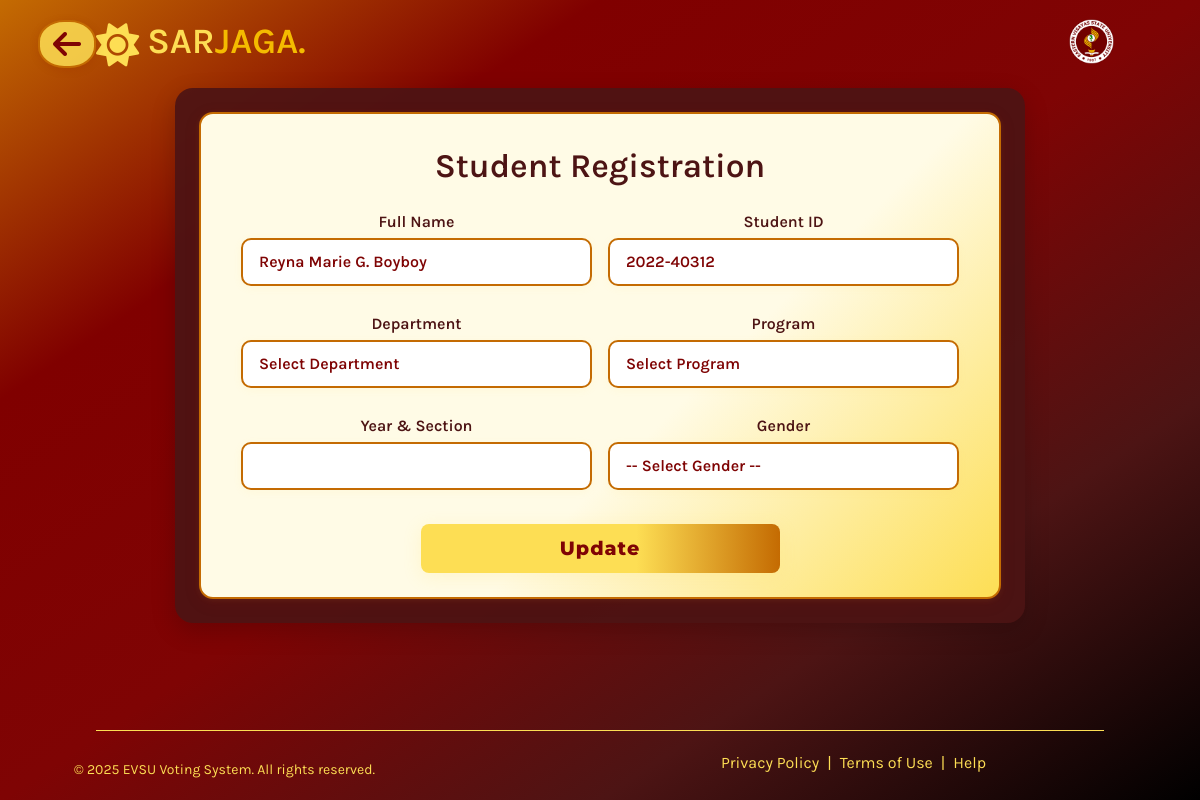
Page /register.php?id=4 on the earlier database version.
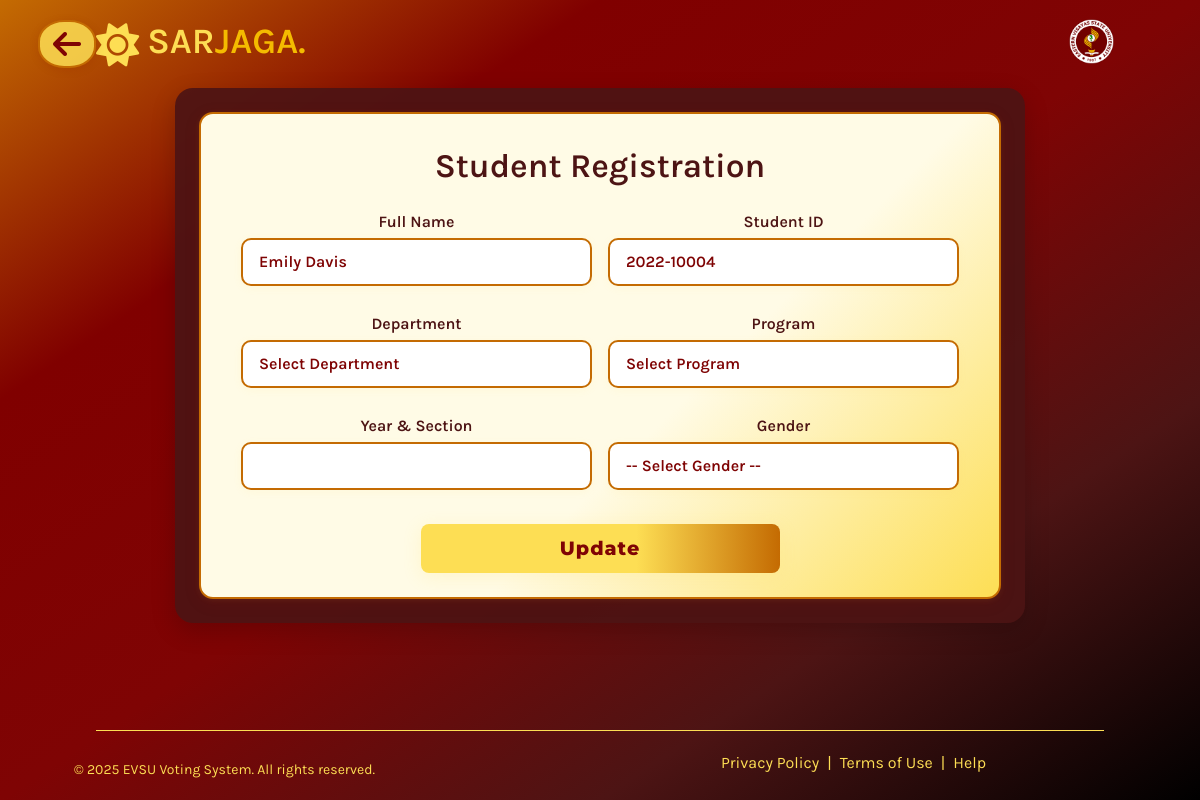
Same page on the later database version.
### tables this page shows
CREATE TABLE `students_registration` (
  `id` int(11) NOT NULL,
  `fullname` varchar(255) NOT NULL,
  `student_id` varchar(15) NOT NULL,
  `department` varchar(255) DEFAULT NULL,
  `program` varchar(255) DEFAULT NULL,
  `qr_code_path` varchar(255) NOT NULL,
  `gender` enum('Male','Female') NOT NULL,
  `section` varchar(50) NOT NULL,
  `created_at` timestamp NOT NULL DEFAULT current_timestamp()
);

### register.php (the view, shortened to what this page needs)
<?php
include 'db.php';
$fullname = "";
$student_id = "";
$update_mode = false;
$section = "";
if (isset($_GET['id'])) {
    $id = $_GET['id'];
    $update_mode = true;
    $sql = "SELECT fullname, student_id, qr_code_path FROM students_registration WHERE id = $id";
    $result = $conn->query($sql);
    $row = $result->fetch_assoc();
    $fullname = $row['fullname'];
    $student_id = $row['student_id'];
}
?>
<!DOCTYPE html>
<html lang="en">
<head>
    <link href="https://cdn.jsdelivr.net/npm/bootstrap@5.3.0-alpha3/dist/css/bootstrap.min.css" rel="stylesheet">
    <link rel="stylesheet" href="https://cdnjs.cloudflare.com/ajax/libs/font-awesome/6.5.0/css/all.min.css">
</head>
<body>
<a href="Homepage.html" class="back-icon entrance-animate" title="Back to Homepage">
    <i class="fas fa-arrow-left"></i>
</a>
<header class="entrance-animate">
  <nav>
    <div class="logo">
      <a href="Homepage.html"><i class="fas fa-sun" style="margin-right: 8px;"></i>SAR<span>JAGA.</span></a>
    </div>
    <ul>
        <li class="evsu-logo-nav">
            <a href="#">
            <img src="Images/EvsuLogo.png" alt="EVSU Logo">
            </a>
        </li>
    </ul>
  </nav>
</header>
<div class="flex-container entrance-animate">
    <div class="main-container">
        <div class="form-section">
            <h2 class="mb-4 text-center">Student Registration</h2>
        <form method="POST" action="">
        <div class="row gx-3 gy-2">
            <div class="col-md-6">
            <label for="fullname" class="form-label">Full Name</label>
            <input type="text" class="form-control" id="fullname" name="fullname" value="<?php echo htmlspecialchars($fullname); ?>" required>
            </div>
            <div class="col-md-6">
            <label for="student_id" class="form-label">Student ID</label>
            <input type="text" class="form-control" id="student_id" name="student_id" value="<?php echo htmlspecialchars($student_id); ?>" required>
            </div>
            <div class="col-md-6">
            <label for="department" class="form-label">Department</label>
            <select class="form-select" id="department" name="department" required onchange="updateProgramOptions()">
                <option value="">Select Department</option>
            </select>
            </div>
            <div class="col-md-6">
            <label for="program" class="form-label">Program</label>
            <select class="form-select" id="program" name="program" required>
                <option value="">Select Program</option>
            </select>
            </div>
            <div class="col-md-6">
            <label for="section" class="form-label">Year & Section</label>
            <input type="text" name="section" value="<?= htmlspecialchars($section ?? '') ?>" required class="form-control">
            </div>
            <div class="col-md-6">
            <label for="gender" class="form-label">Gender</label>
            <select name="gender" required class="form-select">
                <option value="">-- Select Gender --</option>
            </select>
            </div>
            <div class="col-12 d-flex justify-content-center mt-2">
            <?php if ($update_mode): ?>
                <button type="submit" class="btn btn-warning w-50" onclick="return confirm('Are you sure you want to update this record?')">Update</button>
            <?php else: ?>
                <button type="submit" class="btn btn-primary w-50">Register</button>
            <?php endif; ?>
            </div>
        </div>
        </form>
        </div>
        </div>
    </div>
  <footer class="entrance-animate">
    <p>&copy; 2025 EVSU Voting System. All rights reserved.</p>
    <nav>
      <a href="#">Privacy Policy </a> | <a href="#">Terms of Use </a> | <a href="#">Help</a>
    </nav>
  </footer>
</body>
</html>

Differences in the rows shown:
changed students_registration: fullname "Reyna Marie G. Boyboy" → "Emily Davis"; student_id "2022-40312" → "2022-10004"
